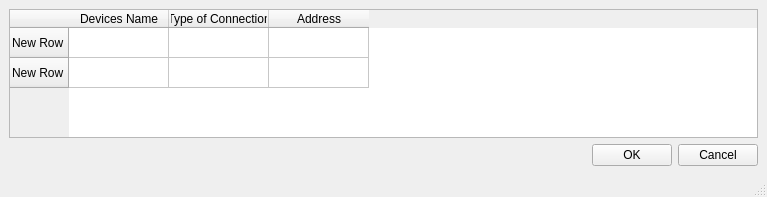
<?xml version="1.0" encoding="UTF-8"?>
<ui version="4.0">
 <class>MainWindow_device</class>
 <widget class="QMainWindow" name="MainWindow_device">
  <property name="geometry">
   <rect>
    <x>0</x>
    <y>0</y>
    <width>767</width>
    <height>197</height>
   </rect>
  </property>
  <property name="windowTitle">
   <string>Devices Config</string>
  </property>
  <property name="windowIcon">
   <iconset resource="../image/icons.qrc">
    <normaloff>:/actionicons/device.ico</normaloff>:/actionicons/device.ico</iconset>
  </property>
  <widget class="QWidget" name="centralwidget">
   <layout class="QVBoxLayout" name="verticalLayout">
    <item>
     <widget class="QTableWidget" name="tableWidget">
      <row>
       <property name="text">
        <string>New Row</string>
       </property>
      </row>
      <row>
       <property name="text">
        <string>New Row</string>
       </property>
      </row>
      <column>
       <property name="text">
        <string>Devices Name</string>
       </property>
      </column>
      <column>
       <property name="text">
        <string>Type of Connection</string>
       </property>
      </column>
      <column>
       <property name="text">
        <string>Address</string>
       </property>
      </column>
      <item row="0" column="0">
       <property name="text">
        <string/>
       </property>
      </item>
     </widget>
    </item>
    <item>
     <layout class="QHBoxLayout" name="horizontalLayout">
      <item>
       <spacer name="horizontalSpacer">
        <property name="orientation">
         <enum>Qt::Horizontal</enum>
        </property>
        <property name="sizeHint" stdset="0">
         <size>
          <width>40</width>
          <height>20</height>
         </size>
        </property>
       </spacer>
      </item>
      <item>
       <widget class="QPushButton" name="pushButton_ok">
        <property name="maximumSize">
         <size>
          <width>100</width>
          <height>16777215</height>
         </size>
        </property>
        <property name="text">
         <string>OK</string>
        </property>
       </widget>
      </item>
      <item>
       <widget class="QPushButton" name="pushButton_cancel">
        <property name="maximumSize">
         <size>
          <width>100</width>
          <height>16777215</height>
         </size>
        </property>
        <property name="text">
         <string>Cancel</string>
        </property>
       </widget>
      </item>
     </layout>
    </item>
   </layout>
  </widget>
  <widget class="QStatusBar" name="statusbar"/>
 </widget>
 <resources>
  <include location="../image/icons.qrc"/>
 </resources>
 <connections/>
</ui>
